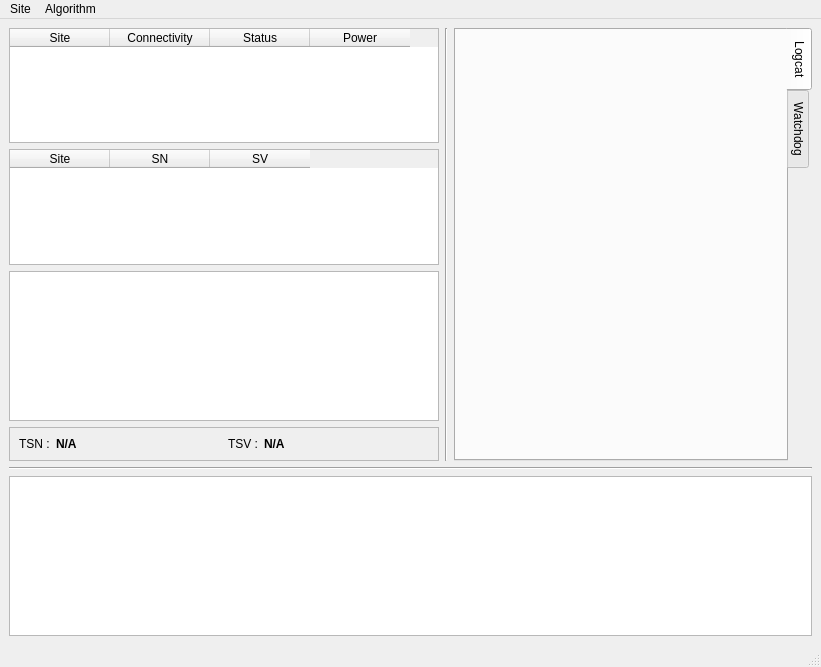
<?xml version="1.0" encoding="UTF-8"?>
<ui version="4.0">
 <class>MonitorPanel</class>
 <widget class="QMainWindow" name="MonitorPanel">
  <property name="geometry">
   <rect>
    <x>0</x>
    <y>0</y>
    <width>821</width>
    <height>667</height>
   </rect>
  </property>
  <property name="windowTitle">
   <string>Singhal Algorithm Monitor Window</string>
  </property>
  <widget class="QWidget" name="centralwidget">
   <layout class="QVBoxLayout" name="verticalLayout_3">
    <item>
     <layout class="QHBoxLayout" name="horizontalLayout_2">
      <item>
       <layout class="QVBoxLayout" name="boxInfo">
        <item>
         <widget class="QTableWidget" name="tblSitesInfo">
          <property name="sizePolicy">
           <sizepolicy hsizetype="Expanding" vsizetype="Expanding">
            <horstretch>0</horstretch>
            <verstretch>0</verstretch>
           </sizepolicy>
          </property>
          <property name="minimumSize">
           <size>
            <width>430</width>
            <height>0</height>
           </size>
          </property>
          <property name="focusPolicy">
           <enum>Qt::NoFocus</enum>
          </property>
          <property name="contextMenuPolicy">
           <enum>Qt::NoContextMenu</enum>
          </property>
          <property name="frameShape">
           <enum>QFrame::StyledPanel</enum>
          </property>
          <property name="editTriggers">
           <set>QAbstractItemView::NoEditTriggers</set>
          </property>
          <property name="selectionMode">
           <enum>QAbstractItemView::NoSelection</enum>
          </property>
          <property name="selectionBehavior">
           <enum>QAbstractItemView::SelectRows</enum>
          </property>
          <property name="showGrid">
           <bool>true</bool>
          </property>
          <attribute name="horizontalHeaderHighlightSections">
           <bool>false</bool>
          </attribute>
          <attribute name="verticalHeaderVisible">
           <bool>false</bool>
          </attribute>
          <attribute name="verticalHeaderHighlightSections">
           <bool>false</bool>
          </attribute>
          <column>
           <property name="text">
            <string>Site</string>
           </property>
          </column>
          <column>
           <property name="text">
            <string>Connectivity</string>
           </property>
          </column>
          <column>
           <property name="text">
            <string>Status</string>
           </property>
          </column>
          <column>
           <property name="text">
            <string>Power</string>
           </property>
          </column>
         </widget>
        </item>
        <item>
         <widget class="QTableWidget" name="tblSitesDataStructures">
          <property name="focusPolicy">
           <enum>Qt::NoFocus</enum>
          </property>
          <property name="contextMenuPolicy">
           <enum>Qt::NoContextMenu</enum>
          </property>
          <property name="editTriggers">
           <set>QAbstractItemView::NoEditTriggers</set>
          </property>
          <property name="selectionMode">
           <enum>QAbstractItemView::NoSelection</enum>
          </property>
          <property name="selectionBehavior">
           <enum>QAbstractItemView::SelectRows</enum>
          </property>
          <attribute name="horizontalHeaderHighlightSections">
           <bool>false</bool>
          </attribute>
          <attribute name="verticalHeaderVisible">
           <bool>false</bool>
          </attribute>
          <attribute name="verticalHeaderHighlightSections">
           <bool>false</bool>
          </attribute>
          <column>
           <property name="text">
            <string>Site</string>
           </property>
          </column>
          <column>
           <property name="text">
            <string>SN</string>
           </property>
          </column>
          <column>
           <property name="text">
            <string>SV</string>
           </property>
          </column>
         </widget>
        </item>
        <item>
         <widget class="QGraphicsView" name="qgvGraph">
          <property name="minimumSize">
           <size>
            <width>0</width>
            <height>150</height>
           </size>
          </property>
         </widget>
        </item>
        <item>
         <widget class="QFrame" name="frame">
          <property name="minimumSize">
           <size>
            <width>0</width>
            <height>0</height>
           </size>
          </property>
          <property name="frameShape">
           <enum>QFrame::StyledPanel</enum>
          </property>
          <property name="frameShadow">
           <enum>QFrame::Raised</enum>
          </property>
          <layout class="QHBoxLayout" name="horizontalLayout">
           <item>
            <widget class="QLabel" name="label">
             <property name="text">
              <string>TSN :</string>
             </property>
            </widget>
           </item>
           <item>
            <widget class="QLabel" name="lblTSN">
             <property name="sizePolicy">
              <sizepolicy hsizetype="Preferred" vsizetype="Preferred">
               <horstretch>1</horstretch>
               <verstretch>0</verstretch>
              </sizepolicy>
             </property>
             <property name="font">
              <font>
               <weight>75</weight>
               <bold>true</bold>
              </font>
             </property>
             <property name="text">
              <string>N/A</string>
             </property>
            </widget>
           </item>
           <item>
            <widget class="QLabel" name="label_3">
             <property name="text">
              <string>TSV :</string>
             </property>
            </widget>
           </item>
           <item>
            <widget class="QLabel" name="lblTSV">
             <property name="sizePolicy">
              <sizepolicy hsizetype="Preferred" vsizetype="Preferred">
               <horstretch>1</horstretch>
               <verstretch>0</verstretch>
              </sizepolicy>
             </property>
             <property name="font">
              <font>
               <weight>75</weight>
               <bold>true</bold>
              </font>
             </property>
             <property name="text">
              <string>N/A</string>
             </property>
            </widget>
           </item>
          </layout>
         </widget>
        </item>
       </layout>
      </item>
      <item>
       <widget class="Line" name="line_2">
        <property name="orientation">
         <enum>Qt::Vertical</enum>
        </property>
       </widget>
      </item>
      <item>
       <widget class="QTabWidget" name="tabWidget">
        <property name="sizePolicy">
         <sizepolicy hsizetype="Preferred" vsizetype="Preferred">
          <horstretch>1</horstretch>
          <verstretch>0</verstretch>
         </sizepolicy>
        </property>
        <property name="tabPosition">
         <enum>QTabWidget::East</enum>
        </property>
        <property name="currentIndex">
         <number>0</number>
        </property>
        <widget class="QWidget" name="tabWidgetPage1">
         <attribute name="title">
          <string>Logcat</string>
         </attribute>
         <layout class="QVBoxLayout" name="verticalLayout_2">
          <item>
           <widget class="LogcatWidget" name="logcatWidget" native="true">
            <property name="sizePolicy">
             <sizepolicy hsizetype="Preferred" vsizetype="Preferred">
              <horstretch>0</horstretch>
              <verstretch>0</verstretch>
             </sizepolicy>
            </property>
           </widget>
          </item>
         </layout>
        </widget>
        <widget class="QWidget" name="tabWidgetPage2">
         <attribute name="title">
          <string>Watchdog</string>
         </attribute>
         <layout class="QVBoxLayout" name="verticalLayout">
          <item>
           <widget class="QLabel" name="label_2">
            <property name="text">
             <string>Files being watched</string>
            </property>
           </widget>
          </item>
          <item>
           <widget class="QListWidget" name="lstWatchedFiles">
            <property name="sizePolicy">
             <sizepolicy hsizetype="Expanding" vsizetype="Expanding">
              <horstretch>0</horstretch>
              <verstretch>1</verstretch>
             </sizepolicy>
            </property>
           </widget>
          </item>
          <item>
           <widget class="Line" name="line_3">
            <property name="orientation">
             <enum>Qt::Horizontal</enum>
            </property>
           </widget>
          </item>
          <item>
           <layout class="QHBoxLayout" name="horizontalLayout_3">
            <item>
             <widget class="QLabel" name="label_4">
              <property name="text">
               <string>File</string>
              </property>
             </widget>
            </item>
            <item>
             <widget class="QLineEdit" name="txtChangedFileName">
              <property name="readOnly">
               <bool>true</bool>
              </property>
              <property name="placeholderText">
               <string>File name of changed file</string>
              </property>
             </widget>
            </item>
           </layout>
          </item>
          <item>
           <widget class="QLabel" name="label_5">
            <property name="text">
             <string>Content</string>
            </property>
           </widget>
          </item>
          <item>
           <widget class="QPlainTextEdit" name="txtChangedFileContent">
            <property name="sizePolicy">
             <sizepolicy hsizetype="Expanding" vsizetype="Expanding">
              <horstretch>0</horstretch>
              <verstretch>4</verstretch>
             </sizepolicy>
            </property>
            <property name="readOnly">
             <bool>true</bool>
            </property>
            <property name="placeholderText">
             <string>Content of changed file</string>
            </property>
           </widget>
          </item>
         </layout>
        </widget>
       </widget>
      </item>
     </layout>
    </item>
    <item>
     <widget class="Line" name="line">
      <property name="orientation">
       <enum>Qt::Horizontal</enum>
      </property>
     </widget>
    </item>
    <item>
     <widget class="QGraphicsView" name="qgvTimeLine">
      <property name="minimumSize">
       <size>
        <width>0</width>
        <height>160</height>
       </size>
      </property>
      <property name="alignment">
       <set>Qt::AlignLeading|Qt::AlignLeft|Qt::AlignVCenter</set>
      </property>
     </widget>
    </item>
   </layout>
  </widget>
  <widget class="QMenuBar" name="menubar">
   <property name="geometry">
    <rect>
     <x>0</x>
     <y>0</y>
     <width>821</width>
     <height>27</height>
    </rect>
   </property>
   <widget class="QMenu" name="menuSite">
    <property name="title">
     <string>Site</string>
    </property>
    <addaction name="actionAdd"/>
   </widget>
   <widget class="QMenu" name="menuAlgorithm">
    <property name="title">
     <string>Algorithm</string>
    </property>
    <addaction name="actionLaunch"/>
   </widget>
   <addaction name="menuSite"/>
   <addaction name="menuAlgorithm"/>
  </widget>
  <widget class="QStatusBar" name="statusbar"/>
  <action name="actionAdd">
   <property name="text">
    <string>Add...</string>
   </property>
   <property name="shortcut">
    <string>Ctrl+A</string>
   </property>
  </action>
  <action name="actionLaunch">
   <property name="text">
    <string>Launch</string>
   </property>
   <property name="shortcut">
    <string>Ctrl+L</string>
   </property>
  </action>
 </widget>
 <customwidgets>
  <customwidget>
   <class>LogcatWidget</class>
   <extends>QWidget</extends>
   <header>logcatwidget.h</header>
   <container>1</container>
  </customwidget>
 </customwidgets>
 <resources/>
 <connections/>
</ui>
